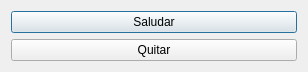
<?xml version="1.0" encoding="UTF-8"?>
<ui version="4.0">
 <class>Dialog</class>
 <widget class="QDialog" name="Dialog">
  <property name="geometry">
   <rect>
    <x>0</x>
    <y>0</y>
    <width>308</width>
    <height>70</height>
   </rect>
  </property>
  <property name="windowTitle">
   <string>Dialog</string>
  </property>
  <layout class="QVBoxLayout" name="verticalLayout">
   <item>
    <widget class="QPushButton" name="pushButton_2">
     <property name="text">
      <string>Saludar</string>
     </property>
    </widget>
   </item>
   <item>
    <widget class="QPushButton" name="pushButton">
     <property name="text">
      <string>Quitar</string>
     </property>
    </widget>
   </item>
  </layout>
 </widget>
 <layoutdefault spacing="6" margin="11"/>
 <resources/>
 <connections/>
</ui>
